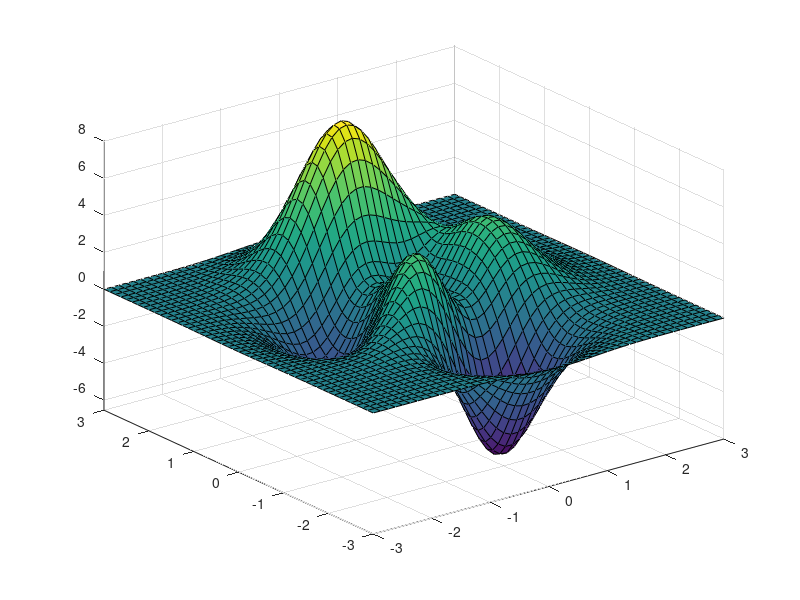

The MATLAB script that drew this image: (Note: this script raises an error after producing the figure.)
%% 12. Chebfun2: Getting Started
% Alex Townsend, March 2013, latest revision July 2019

%% 12.1  What is a chebfun2?
% Chebfun2 is the part of Chebfun that deals with functions of
% two variables defined on a rectangle $[a,b]\times[c,d]$.
% Just like Chebfun in 1D, it is an extremely convenient tool
% for all kinds of computations including algebraic 
% manipulation, optimization, integration, and rootfinding.
% It also extends to vector-valued functions of two variables, so
% that one can perform vector calculus. 

%%
% For example, here is a test function that has been part of
% MATLAB for many years.  MATLAB represents the "peaks" function
% by a $49\times 49$ matrix:
peaks

%%
% The same function is available as a chebfun2 in the
% Chebfun2 gallery:
f = cheb.gallery2('peaks');
plot(f), axis tight, title('Chebfun2 Peaks')

%%
% Of course in Chebfun we can do all sorts of things with
% functions to high accuracy, such as evaluate them
f(0.5,0.5)

%%
% or compute their maxima,
max2(f)

%%
% A chebfun2, with a lower-case "c", is a MATLAB object, the
% 2D analogue of a chebfun.
% The syntax for chebfun2 objects is similar to the syntax 
% for matrices in MATLAB, and Chebfun2 objects have many MATLAB commands
% overloaded. For instance, |trace(A)| returns the sum of the diagonal entries
% of a matrix $A$ and |trace(f)| returns the integral of
% $f(x,x)$ when $f$ is a chebfun2. 

%%
% Chebfun2 builds on Chebfun's univariate representations and
% algorithms.  Algorithmic details
% are given in [Townsend & Trefethen 2013b] and mathematical
% underpinnings in [Townsend & Trefethen 2014].
% For more information, see Section 12.8.

%% 12.2 What is a chebfun2v?
% Chebfun2 can represent scalar-valued functions, such as $\exp(x+y)$, and
% vector-valued functions, such as $[\exp(x+y);\cos(x-y)]$. 
% A vector-valued function is called a chebfun2v, and chebfun2v objects
% are useful for
% computations of vector calculus. For information about
% chebfun2v objects and vector calculus, see Chapters 15 and 16 of this
% guide.

%% 12.3 Constructing chebfun2 objects
% A chebfun2 can be constructed by supplying the Chebfun2 constructor with a
% bivariate function handle or string. The default rectangular domain is 
% $[-1,1]\times [-1,1]$. (An example showing how to specify a different domain is 
% given at the end of this chapter.) For example, here we construct and
% plot a chebfun2 representing $\cos(2\pi xy)$ on $[-1,1]\times[-1,1]$.
f = chebfun2(@(x,y) cos(2*pi*x.*y)); 

%%
% We could equally well have constructed chebfun2 objects for
% the variables $x$ and $y$ first and then computed $f$ from these:
x = chebfun2(@(x,y) x); 
y = chebfun2(@(x,y) y); 
f = cos(2*pi*x.*y); 

%%
% There's also a shortcut |cheb.xy| to constructing these objects |x| and |y|,
% so we could also have executed
cheb.xy
f = cos(2*pi*x.*y); 

%%
% Here is a plot of $f$:
plot(f), zlim([-2 2])

%% 
% Along with |plot|, there are also commands
% |contour| and |surf| for displaying a chebfun2.
% Here is a contour plot of $f$:
contour(f), axis square

%%
% One way to find the rank of the approximant used to represent $f$, 
% discussed in Section 8.8, is like this:
length(f)

%%
% Alternatively, more information can be given by displaying the chebfun2
% object: 
f

%%
% The corner values are the values of the chebfun2 at 
% $(-1,-1)$, $(-1,1)$, $(1,-1)$, and $(1,1)$, in that order. The vertical scale is
% used by operations to aim for close to machine precision relative 
% to that number. 

%% 12.4 Basic operations
% Once we have a chebfun2, we can compute
% quantities such as its definite double integral:
sum2(f)

%%
% This matches well the exact answer obtained by calculus,
% which is $(2/\pi)\hbox{Si}(2\pi)$:
exact = 0.9028233335802806267957003779

%%
% We can also evaluate a chebfun2 at a point $(x,y)$, or along a line.
% When evaluating along a line a chebfun is returned because the answer is
% a function of one variable.

%%
% Evaluation at a point:
x = 2*rand - 1; y = 2*rand - 1; 
f(x,y) 

%% 
% Evaluation along the line $y = \pi/6$:
f(:,pi/6)

%% 
% There are plenty of other questions that may be of interest.  For
% instance, what are the zero contours of $f(x,y) - .95$? 
r = roots(f-.95);
plot(r), axis([-1 1 -1 1])
axis square, title('Zero contours of f-.95')


%%
% What is the partial derivative $\partial f/\partial y$? 
fy = diff(f,1,1);
plot(fy)

%%
% The syntax for the |diff| command can cause confusion because we are
% following the matrix syntax in MATLAB. Chebfun2 also
% offers the more easily remembered |diffx(f,k)| and 
% |diffy(f,k)|, which differentiate $f(x,y)$ $k$ times with respect
% to the first and second variable, respectively.

%%
% What is the mean value of $f$ on $[-1,1]\times[-1,1]$? 
mean2(f) 

%% 12.5 Chebfun2 methods
% There are over 100 methods that can be applied to chebfun2 objects. For a
% complete list type:
methods chebfun2

%% 
% Most of these commands have been overloaded from MATLAB. 
% More information about a Chebfun2 command can be found with |help|:
help chebfun2/max2

%% 12.6 Composition of chebfun2 objects
% So far, in this chapter,
% chebfun2 objects have been constructed explicitly via a command
% of the form |chebfun2(...)|. Another way to construct new
% chebfun2 objects is by composing them together with operations such as 
% |+|, |-|, |.*|, and |.^|. For example,
x = chebfun2(@(x,y) x, [-2 3 -4 4]); 
y = chebfun2(@(x,y) y, [-2 3 -4 4]);   

f = 1./( 2 + cos(.25 + x.^2.*y + y.^2) );
contour(f), axis equal

%% 12.7 Analytic functions
% An analytic function $f(z)$ can be thought of as a complex-valued 
% function of two real variables, $f(x,y) = f(x+iy)$. If the Chebfun2 
% constructor is given an anonymous function with one argument, 
% it assumes that argument is a complex variable. For instance, 
f = chebfun2(@(z) sin(z));   
f(1+1i), sin(1+1i)           

%% 
% These functions can be visualised by using a technique known as phase
% portrait plots. Given a complex number $z = re^{i\theta}$, the
% phase $e^{i\theta}$ can be represented by a colour. We follow Wegert's colour 
% recommendations [Wegert 2012], using red for a phase $i$, then yellow, 
% green, blue, and violet as the phase moves clockwise around the unit 
% circle. For example, 
f = chebfun2(@(z) sin(z)-sinh(z),2*pi*[-1 1 -1 1]);
plot(f)

%% 
% Many properties of analytic functions can be visualised by these types
% of plots, such as the location of zeros and their multiplicities.
% Can you work out the multiplicity of the root at $z=0$ from this plot?
% For another example, try `cheb.gallery2('airycomplex')`.

%%
% Since Chebfun2 only represents smooth functions, a trick is
% required to draw pictures like these for
% functions with poles [Trefethen 2013].  
% For functions with branch points or essential singularities, it is currently
% not possible in Chebfun2 to draw phase plots.

%% 12.8 Chebfun2 low rank approximations
% Chebfun2 exploits the observation that many
% functions of two variables can be well approximated by low rank approximants.
% A rank $1$ function, also known as _separable_,
% is of the form $u(y)v(x)$, and a rank $k$ function is one that can be
% written as the sum of $k$ rank $1$ functions. Smooth functions tend to be 
% well approximated by functions of low rank.  
% Chebfun2 determines low rank function approximations automatically
% by means of an algorithm that 
% can be viewed as an iterative application of Gaussian elimination with 
% complete pivoting [Townsend & Trefethen 2013]. 
% The underlying function representations are related to work by Carvajal, 
% Chapman and Geddes [Carvajal, Chapman, & Geddes 2008] and others including
% Bebendorf [Bebendorf 2008], Hackbusch, Khoromskij, Oseledets, and Tyrtyshnikov.
% For further aspects of low-rank representations see
% [Trefethen 2017] and [Beckermann and Townsend 2019].

%%
% Here is an exampled adapted from
% [Townsend & Trefethen 2013] and `cheb.gallery2('smokering')`.
% The function 
% $$ f(x,y) = \exp( -40(x^2-xy+2y^2 - 1/2)^2) $$
% has the shape of an elliptical ring in the unit square, 
% and Chebfun2 represents it by an approximation of reasonably
% high rank:
ff = @(x,y) exp(-40*(x.^2 - x.*y + 2*y.^2 - 1/2).^2);
f = chebfun2(ff);
levels = 0.1:0.1:0.9;
contour(f,levels), axis([-1 1 -1 1]), axis square
title(['rank ' int2str(length(f))],'fontsize',12)

%%
% To illustrate the nature of low-rank approximations, rather
% than letting Chebfun2 determine the rank adaptively, we
% can force it to take ranks $1,2,\dots ,9$.  Here are the results,
% plotted with black level curves at heights $0.2,0.4,0.6,0.8$:
levels = 0.2:0.2:0.8;
clf
for k = 1:9
    axes('position',[.03+.33*mod(k-1,3) .67-.3*floor((k-1)/3) .28 .28])
    contour(chebfun2(ff,k),levels,'k')
    xlim([-1 1]), axis equal, axis off
end

%%
% For this function, "plotting accuracy" is achieved approximately
% at rank 16; the remaining terms are then required to get from
% 2-3 digits to 15.

%% 12.9 References 
% 
% [Bebendorf 2008] M. Bebendorf, _Hierarchical Matrices: A Means to 
% Efficiently Solve Elliptic Boundary Value Problems_, Springer, 2008.
%
% [Beckermann & Townsend 2019] Sylvester,
% Bounds on the singular values of matrices with displacement structure,
% _SIAM Rev._ 61 (2019), 319--344.
%
% [Carvajal, Chapman, & Geddes 2008] O. A. Carvajal, F. W. Chapman and 
% K. O. Geddes, "Hybrid symbolic-numeric integration in multiple dimensions 
% via tensor-product series", _Proceedings of ISSAC'05_, M. Kauers, ed., 
% ACM Press, 2005, 84-91.
% 
% [Townsend & Trefethen 2013] A. Townsend and L. N. Trefethen, "Gaussian
% elimination as an iterative algorithm", _SIAM News_, March 2013.
%
% [Townsend & Trefethen 2013b] A. Townsend and L. N. Trefethen, "An extension
% of Chebfun to two dimensions", _SIAM Journal on Scientific Computing_, 35
% (2013), C495-C518.
%
% [Townsend & Trefethen 2014] A. Townsend and L. N. Trefethen, "Continuous
% analogues of matrix factorizations",
% _Proceedings of the Royal Society A_ 471 (2014) 20140585.
%
% [Trefethen 2013] L. N. Trefethen, "Phase Portraits for functions with poles", 
% http://www.chebfun.org/examples/complex/PortraitsWithPoles.html.
%
% [Trefethen 2017] L. N. Trefethen, Cubature, approximation, and isotropy
% in the hypercube, _SIAM Rev._ 59 (2017), 469--491.
%
% [Wegert 2012] E. Wegert, _Visual Complex Functions: An Introduction with
% Phase Portraits_, Birkhauser/Springer, 2012.
